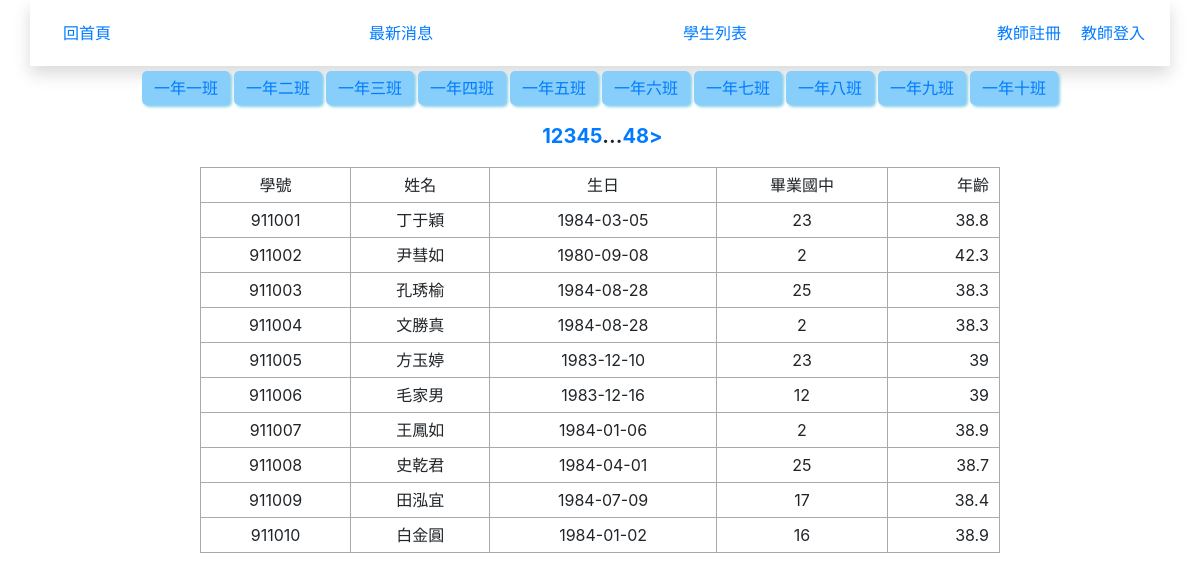
Before: / with the older database file.
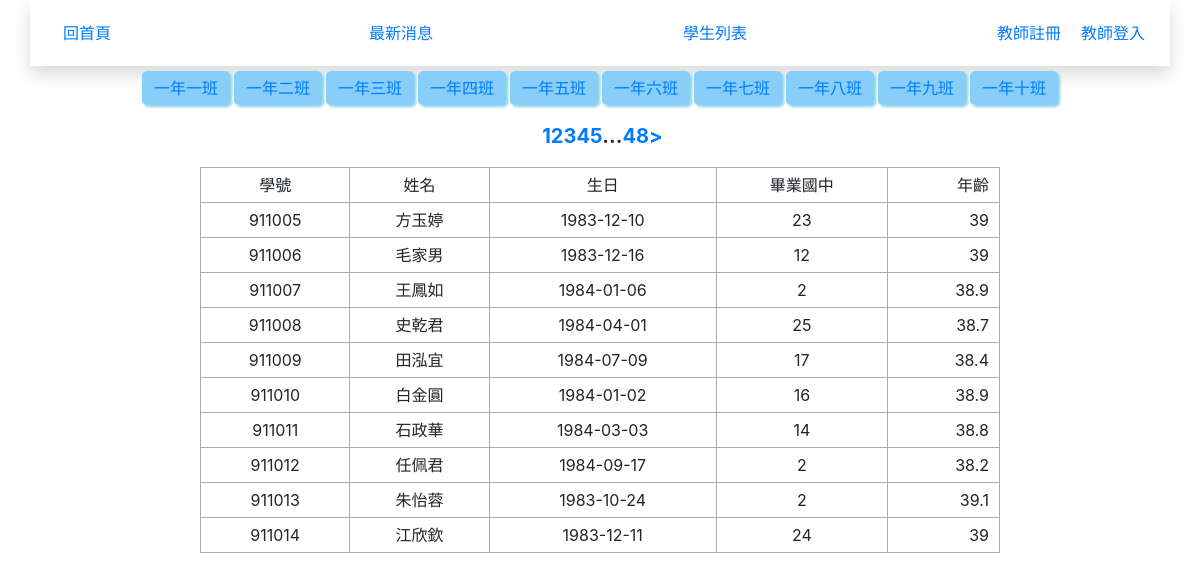
After: the same page with the newer database file.
### tables this page shows
CREATE TABLE `classes` (
  `id` int(10) UNSIGNED NOT NULL,
  `code` varchar(3) NOT NULL,
  `name` varchar(12) NOT NULL,
  `tutor` varchar(8) NOT NULL
);

CREATE TABLE `students` (
  `id` int(10) UNSIGNED NOT NULL,
  `school_num` int(6) DEFAULT NULL COMMENT '學號',
  `name` varchar(8) DEFAULT NULL COMMENT '姓名',
  `birthday` date DEFAULT NULL COMMENT '出生年月日',
  `uni_id` varchar(10) DEFAULT NULL COMMENT '身分證號碼',
  `addr` varchar(32) DEFAULT NULL COMMENT '住址',
  `parents` varchar(8) DEFAULT NULL COMMENT '家長',
  `tel` varchar(16) DEFAULT NULL COMMENT '電話',
  `dept` varchar(8) DEFAULT NULL COMMENT '科別',
  `graduate_at` varchar(16) DEFAULT NULL COMMENT '畢業國中',
  `status_code` varchar(4) DEFAULT NULL
);

### front/main.php (the view, shortened to what this page needs)
<?php
include "./layouts/class_nav.php";
?>
<?php
    if (isset($_GET['code'])) {
        $sql = "SELECT `students`.`id`,
                `students`.`school_num` as '學號',
                `students`.`name` as '姓名',
                `students`.`birthday` as '生日',
                `students`.`graduate_at` as '畢業國中'
                FROM `students`,`class_student`
                WHERE `class_student`.`school_num`=`students`.`school_num` && `class_code`='{$_GET['code']}'";
        $sql_total = "SELECT count(`students`.`id`)
                FROM `students`,`class_student`
                WHERE `class_student`.`school_num`=`students`.`school_num` &&  `class_code`='{$_GET['code']}'";
    }else{
        $sql = "SELECT `students`.`id`,
                `students`.`school_num` as '學號',
                `students`.`name` as '姓名',
                `students`.`birthday` as '生日',
                `students`.`graduate_at` as '畢業國中'
                FROM `students`";
        $sql_total = "SELECT count(`students`.`id`)
                FROM `students`";
    }
    $div=10;
    $total=$pdo->query($sql_total)->fetchColumn();
    $pages=ceil($total/$div);
    $now=(isset($_GET['page']))?$_GET['page']:1;
    $start=($now-1)*$div;
    $sql=$sql."LIMIT $start,$div";
    $rows = $pdo->query($sql)->fetchAll(PDO::FETCH_ASSOC);
    ?>
<div class="pages">
    <?php
    if(($now-1)>=1){
        $prev=$now-1;
        if(isset($_GET['code'])){
            echo "<a href='?page=$prev&code={$_GET['code']}'>";
            echo "&lt";
            echo "</a>";
        }else{
            echo "<a href='?page=$prev'>";
            echo "&lt";
            echo "</a>";
        }
    }else{
        echo "<a class='noshow'>&nbsp;</a>";
    }
    ?>
<?php
        if($now>=3 && $now<=($pages-2)){
            $startPage=$now-2;
        }else if($now-2<3){
            $startPage=1;
        }else{
            $startPage=$pages-4;
        }
        for($i=$startPage;$i<=($startPage+4);$i++){
            $nowPage=($i==$now)?'now':'';
            if(isset($_GET['code'])){
                echo "<a href='?page=$i&code={$_GET['code']}' class='$nowPage'> ";
                echo $i;
                echo " </a>";
            }else{
                echo "<a href='?page=$i' class='$nowPage'> ";
                echo $i;
                echo " </a>";
            }
        }
        ?>
<?php
        if($now<=($pages-3)){
            if(isset($_GET['code'])){
                echo "...<a href='?page=$pages&code={$_GET['code']}'> ";
                echo "$pages";
                echo " </a>";
            }else{
                echo "...<a href='?page=$pages'> ";
                echo "$pages";
                echo " </a>";
            }
        }
    ?>
    <?php
    if(($now+1)<=$pages){
        $next=$now+1;
        if(isset($_GET['code'])){
            echo "<a href='?page=$next&code={$_GET['code']}'>";
            echo "&gt";
            echo "</a>";
        }else{
            echo "<a href='?page=$next'>";
            echo "&gt";
            echo "</a>";
        }
    }else{
        echo "<a class='noshow'>&nbsp</a>";
    }
    ?>
    </div>
    <table class='list-students'>
        <tr>
            <td>學號</td>
            <td>姓名</td>
            <td>生日</td>
            <td>畢業國中</td>
            <td>年齡</td>
        </tr>
        <?php
        foreach ($rows as $row) {
            $age = round((strtotime('now') - strtotime($row['生日'])) / (60 * 60 * 24 * 365), 1);
            echo "<tr>";
            echo "<td>{$row['學號']}</td>";
            echo "<td>{$row['姓名']}</td>";
            echo "<td>{$row['生日']}</td>";
            echo "<td>{$row['畢業國中']}</td>";
            echo "<td>$age</td>";
            echo "</tr>";
        }
        ?>
    </table>

### index.php (shortened to what this page needs)
<?php
include "./DB/base.php";
?>
<!DOCTYPE html>
<html lang="en">
<head>
    <link rel="stylesheet" href="style.css">
    <?php include "./layouts/link_css.php"; ?>
</head>
<body>
    <?php
    include "./layouts/header.php";
    ?>
    <?php
    $do = $_GET['do'] ?? 'main';
    $file="./front/".$do.".php";
    if(file_exists($file)){
        include $file;
    }else{
        include "./front/main.php";
    }
    ?>
</body>
</html>

### layouts/link_css.php (shortened to what this page needs)
<link rel="stylesheet" href="https://stackpath.bootstrapcdn.com/bootstrap/4.2.1/css/bootstrap.min.css">

### layouts/header.php (shortened to what this page needs)
<nav class='container d-flex justify-content-between py-3 shadow mb-5>
    <!-- <pre style="text-align:left!important">
    </pre>  -->
<?php
$local=strrchr($_SERVER['PHP_SELF'],'/');
$local=str_replace(['/','.php'],'',$local);
switch($local){
    case "index" :
        echo "<div><a href=''></a></div>";
        echo "<div>";
        echo "<a class='mx-2' href='index.php'>回首頁</a>";
        echo "</div>";
        echo "<div>";
        echo "<a href='index.php?do=main'>最新消息</a>";
        echo "</div>";
        echo "<div>";
        echo "<a href='index.php?do=students_list'>學生列表</a>";
        echo "</div>";
        echo "<div>";
        if(isset($_SEESION['login'])){
            echo "<a href='admin_center.php'>回管理中心</a>";
            echo "<a href='logout.php'>教師登出</a>";
        }else{
            echo "<a href='./index.php?do=reg'>教師註冊</a>";
            echo "<a href='./index.php?do=login'>教師登入</a>";
        }
        echo "</div>";
    break;
}
?>
</nav>

### layouts/class_nav.php
<nav>
    <ul class="class-list">
    <?php
        $sql="SELECT `id`,`code`,`name` FROM `classes`";
        $classes=$pdo->query($sql)->fetchAll(PDO::FETCH_ASSOC);
        foreach($classes as $class){
            echo "<li><a href='?code={$class['code']}'>{$class['name']}</a></li>";
        }
    ?>
    </ul>
    </nav>

### style.css (style rules this page uses)
* { margin: 0; padding: 0; box-sizing: border-box; }
.list-students { border-collapse: collapse; width:800px; margin:auto; }
.list-students td { border: 1px solid #aaa; padding: 5px 10px; text-align: center; }
.list-students td:nth-last-child(1) { text-align: right; }
nav a { display: inline-block; padding: 5px 10px; text-decoration: none; }
.class-list { display: flex; list-style-type: none; justify-content: center; align-items: center; margin:5px 0; }
nav ul.class-list li a { padding:5px 12px; margin:0 2px; border-radius:5px; background-color: lightskyblue; box-shadow:2px 2px 3px skyblue; text-decoration: none; }
nav,pages { text-align: center; }
.pages { font-size:20px; font-weight: bolder; margin:1rem auto; display: flex; justify-content:center; width:800px; }

Changed rows visible on the page:
removed students: school_num "911001", name "丁于穎", birthday "1984-03-05", graduate_at "23", birthday "38.8"
removed students: school_num "911002", name "尹彗如", birthday "1980-09-08", graduate_at "2", birthday "42.3"
removed students: school_num "911003", name "孔琇榆", birthday "1984-08-28", graduate_at "25", birthday "38.3"
removed students: school_num "911004", name "文勝真", birthday "1984-08-28", graduate_at "2", birthday "38.3"
now on this page (row unchanged): students: school_num "911011", name "石政華", birthday "1984-03-03", graduate_at "14", birthday "38.8"
now on this page (row unchanged): students: school_num "911012", name "任佩君", birthday "1984-09-17", graduate_at "2", birthday "38.2"
now on this page (row unchanged): students: school_num "911013", name "朱怡蓉", birthday "1983-10-24", graduate_at "2", birthday "39.1"
now on this page (row unchanged): students: school_num "911014", name "江欣欽", birthday "1983-12-11", graduate_at "24", birthday "39"
